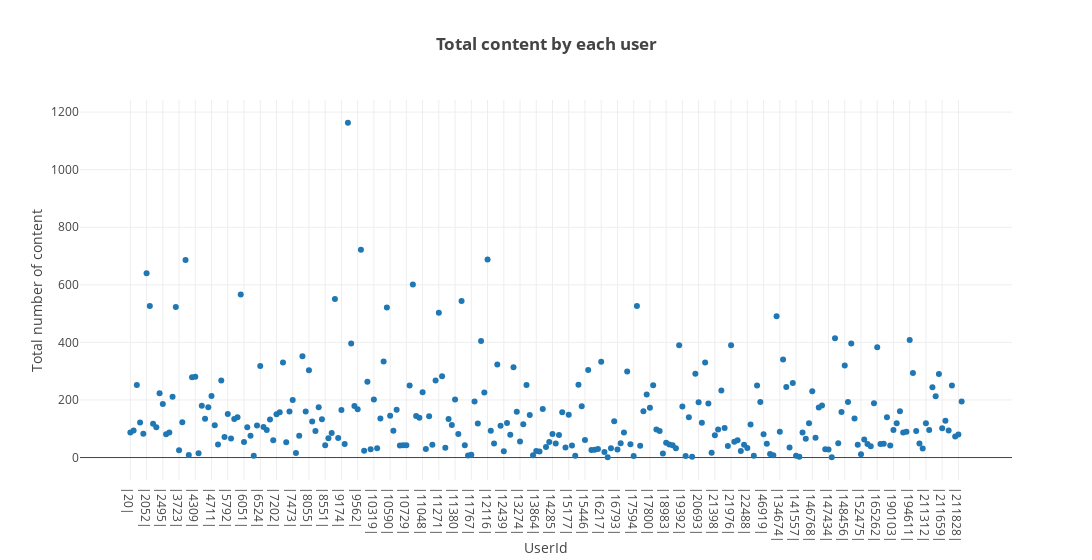

The code cell stored with this chart in its notebook:
### Code cell
# displaying total content by each user using a scatter plot
data = [go.Scatter(x=content_by_each_user.index.map(lambda x: "|"+str(x)+"|"),
                   y=content_by_each_user.values, mode='markers')]
layout = go.Layout(title='<b>Total content by each user</b>', width=1200,
                   xaxis={'title': "UserId"}, yaxis={'title': "Total number of content"})
plot = go.Figure(data=data, layout=layout)
plt.iplot(plot)

### Figure 1 — Plotly figure (JSON) as saved in the notebook; plotly's stock layout.template omitted (floating-point values rounded to 4 significant figures; data arrays with more than 128 entries replaced by an {"elided": "..."} marker saying what was removed)
{"data": [{"mode": "markers", "type": "scatter", "uid": "87a8fdf8-b0c0-11e8-8f07-9801a7b5fa79", "x": {"elided": "257 str values"}, "y": {"elided": "257 int values"}}], "layout": {"title": "<b>Total content by each user</b>", "width": 1200, "xaxis": {"title": "UserId"}, "yaxis": {"title": "Total number of content"}}}
